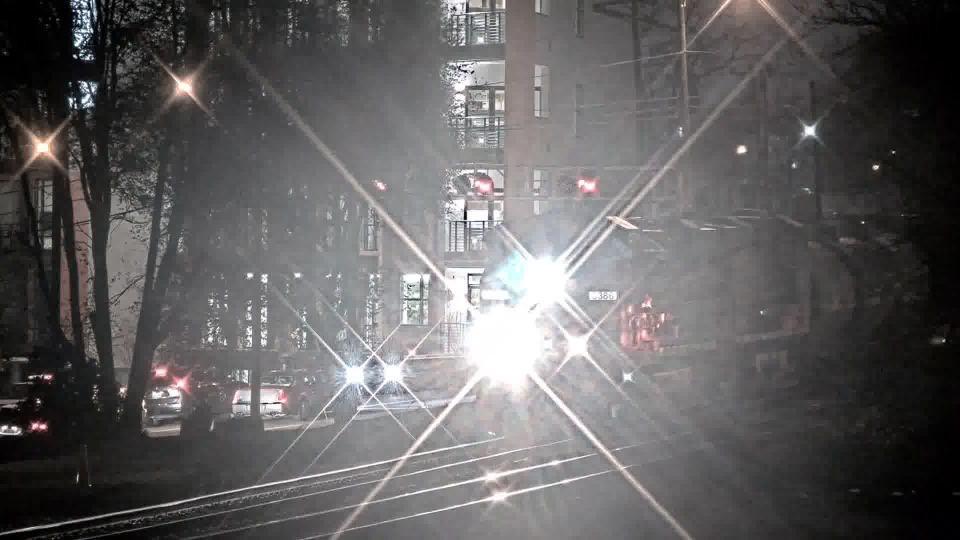
#> input picture data/training/train/1123_nt12_000123.jpg, 1920 x 1080 px, found by its file name (shown at 1/2 size); its folder holds only this picture in this run
$ python create_chestnut_signal_dataset.py
#> lines starting #> are read from the running program, lines starting #| are printed output that depends on the picture
import os
import cv2

crop_upper_left_x = 470
crop_upper_left_y = 0
crop_width = 70
crop_height = 400
root_input_directory = '/home/cohub/datasets/train_chestnut/'
root_output_directory = '/home/cohub/datasets/signal_chestnut/'

input_subdirs = [
    os.path.join(root_input_directory, 'train'),
    os.path.join(root_input_directory, 'no_train')
]
output_subdirs = [
    os.path.join(root_output_directory, 'train'),
    os.path.join(root_output_directory, 'no_train')
]

imgs_done = 0
update_interval = 100
for input_dir, output_dir in zip(input_subdirs, output_subdirs):
    input_img_names = [i for i in os.listdir(input_dir) if i.endswith('.jpg')]
    for input_img_name in input_img_names:
        input_img_path = os.path.join(input_dir, input_img_name)
        output_img_path = os.path.join(output_dir, input_img_name)
        img = cv2.imread(input_img_path)
#> img is the input picture: shape (1080, 1920, 3); mean B, G, R 96.3, 95.8, 97.6
        cropped_img = img[crop_upper_left_y:crop_upper_left_y +
                          crop_height, crop_upper_left_x:crop_upper_left_x +
                          crop_width]
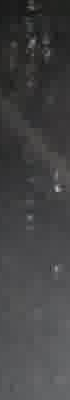
#> cropped_img: shape (400, 70, 3); mean B, G, R 68.2, 67.4, 67.4
#> (the run stopped early here; a loop or call above may not have finished)
